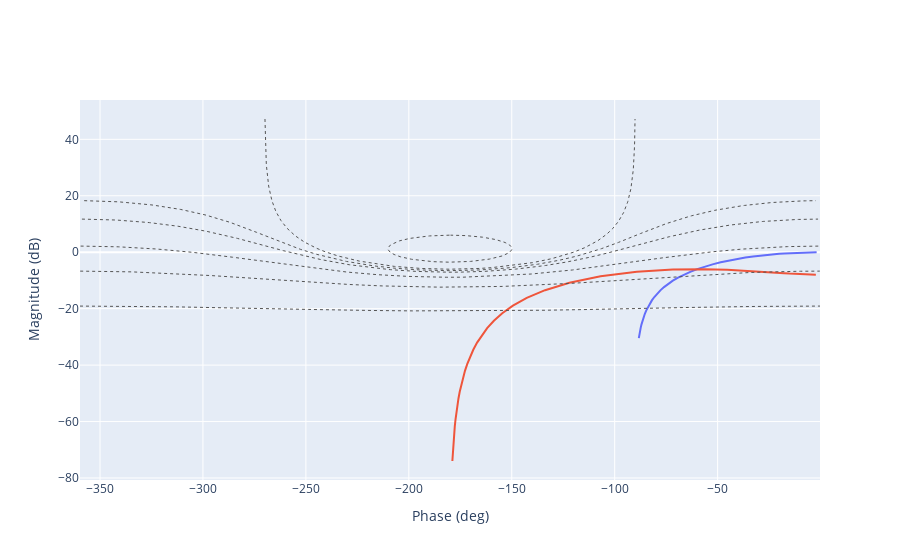

Notebook cell for this chart:
### Markdown cell above
## Black Nichols

### Code cell
cl_mags = np.array([6,0,-1,-2,-5,-10,-20])
nichols([sys1,sys2],cl_mags = cl_mags)

### Figure 1 — Plotly figure (JSON) as saved in the notebook; plotly's stock layout.template omitted (floating-point values rounded to 4 significant figures; data arrays with more than 128 entries replaced by an {"elided": "..."} marker saying what was removed)
{"data": [{"hovertemplate": "<b>w</b>: %{text:.3f} rad/s<br><b>mag</b>: %{y:.3f} dB<br><b>phase</b>: %{x:.3f} deg<br>", "name": "tf 1", "showlegend": false, "text": [0.1, 0.1151, 0.1326, 0.1526, 0.1758, 0.2024, 0.233, 0.2683, 0.3089, 0.3556, 0.4095, 0.4715, 0.5429, 0.6251, 0.7197, 0.8286, 0.9541, 1.099, 1.265, 1.456, 1.677, 1.931, 2.223, 2.56, 2.947, 3.393, 3.907, 4.498, 5.179, 5.964, 6.866, 7.906, 9.103, 10.48, 12.07, 13.89, 16.0, 18.42, 21.21, 24.42, 28.12, 32.37, 37.28, 42.92, 49.42, 56.9, 65.51, 75.43, 86.85, 100], "type": "scatter", "x": [-1.909, -2.198, -2.53, -2.913, -3.353, -3.859, -4.441, -5.11, -5.879, -6.761, -7.773, -8.932, -10.26, -11.77, -13.49, -15.44, -17.64, -20.11, -22.86, -25.89, -29.2, -32.76, -36.54, -40.47, -44.49, -48.52, -52.48, -56.3, -59.92, -63.3, -66.4, -69.22, -71.76, -74.03, -76.04, -77.82, -79.38, -80.75, -81.95, -83.0, -83.91, -84.71, -85.4, -86.0, -86.53, -86.98, -87.38, -87.72, -88.02, -88.28], "y": [-0.004823, -0.006393, -0.008473, -0.01123, -0.01488, -0.01972, -0.02612, -0.03459, -0.0458, -0.06061, -0.08017, -0.106, -0.1399, -0.1846, -0.243, -0.3193, -0.4184, -0.5465, -0.7106, -0.919, -1.181, -1.505, -1.901, -2.375, -2.934, -3.578, -4.307, -5.117, -6.0, -6.947, -7.951, -9.001, -10.09, -11.21, -12.35, -13.51, -14.69, -15.88, -17.07, -18.28, -19.49, -20.7, -21.91, -23.13, -24.35, -25.57, -26.79, -28.02, -29.24, -30.46]}, {"hovertemplate": "<b>w</b>: %{text:.3f} rad/s<br><b>mag</b>: %{y:.3f} dB<br><b>phase</b>: %{x:.3f} deg<br>", "name": "tf 2", "showlegend": false, "text": [0.1, 0.1151, 0.1326, 0.1526, 0.1758, 0.2024, 0.233, 0.2683, 0.3089, 0.3556, 0.4095, 0.4715, 0.5429, 0.6251, 0.7197, 0.8286, 0.9541, 1.099, 1.265, 1.456, 1.677, 1.931, 2.223, 2.56, 2.947, 3.393, 3.907, 4.498, 5.179, 5.964, 6.866, 7.906, 9.103, 10.48, 12.07, 13.89, 16.0, 18.42, 21.21, 24.42, 28.12, 32.37, 37.28, 42.92, 49.42, 56.9, 65.51, 75.43, 86.85, 100], "type": "scatter", "x": [-2.295, -2.644, -3.046, -3.51, -4.046, -4.666, -5.383, -6.214, -7.179, -8.304, -9.619, -11.16, -12.99, -15.17, -17.8, -21.02, -25.01, -30.08, -36.65, -45.33, -56.88, -71.76, -89.25, -106.9, -122.0, -133.8, -142.7, -149.4, -154.6, -158.7, -162.0, -164.6, -166.8, -168.7, -170.3, -171.6, -172.7, -173.7, -174.6, -175.3, -175.9, -176.4, -176.9, -177.3, -177.7, -178.0, -178.2, -178.5, -178.7, -178.9], "y": [-7.948, -7.945, -7.94, -7.935, -7.927, -7.916, -7.902, -7.884, -7.86, -7.828, -7.785, -7.73, -7.656, -7.56, -7.435, -7.274, -7.069, -6.816, -6.523, -6.225, -6.03, -6.162, -6.94, -8.545, -10.82, -13.45, -16.19, -18.94, -21.64, -24.3, -26.91, -29.49, -32.04, -34.56, -37.07, -39.56, -42.04, -44.52, -46.98, -49.45, -51.91, -54.36, -56.82, -59.27, -61.72, -64.18, -66.63, -69.08, -71.53, -73.98]}, {"hoverinfo": "name", "line": {"color": "#555", "dash": "dot", "width": 1}, "name": "6 dB", "showlegend": false, "type": "scatter", "x": {"elided": "2000 float values"}, "y": {"elided": "2000 float values"}}, {"hoverinfo": "name", "line": {"color": "#555", "dash": "dot", "width": 1}, "name": "0 dB", "showlegend": false, "type": "scatter", "x": {"elided": "2000 float values"}, "y": {"elided": "2000 float values"}}, {"hoverinfo": "name", "line": {"color": "#555", "dash": "dot", "width": 1}, "name": "-1 dB", "showlegend": false, "type": "scatter", "x": {"elided": "2000 float values"}, "y": {"elided": "2000 float values"}}, {"hoverinfo": "name", "line": {"color": "#555", "dash": "dot", "width": 1}, "name": "-2 dB", "showlegend": false, "type": "scatter", "x": {"elided": "2000 float values"}, "y": {"elided": "2000 float values"}}, {"hoverinfo": "name", "line": {"color": "#555", "dash": "dot", "width": 1}, "name": "-5 dB", "showlegend": false, "type": "scatter", "x": {"elided": "2000 float values"}, "y": {"elided": "2000 float values"}}, {"hoverinfo": "name", "line": {"color": "#555", "dash": "dot", "width": 1}, "name": "-10 dB", "showlegend": false, "type": "scatter", "x": {"elided": "2000 float values"}, "y": {"elided": "2000 float values"}}, {"hoverinfo": "name", "line": {"color": "#555", "dash": "dot", "width": 1}, "name": "-20 dB", "showlegend": false, "type": "scatter", "x": {"elided": "2000 float values"}, "y": {"elided": "2000 float values"}}], "layout": {"xaxis": {"title": {"text": "Phase (deg)"}}, "yaxis": {"title": {"text": "Magnitude (dB)"}}}}
